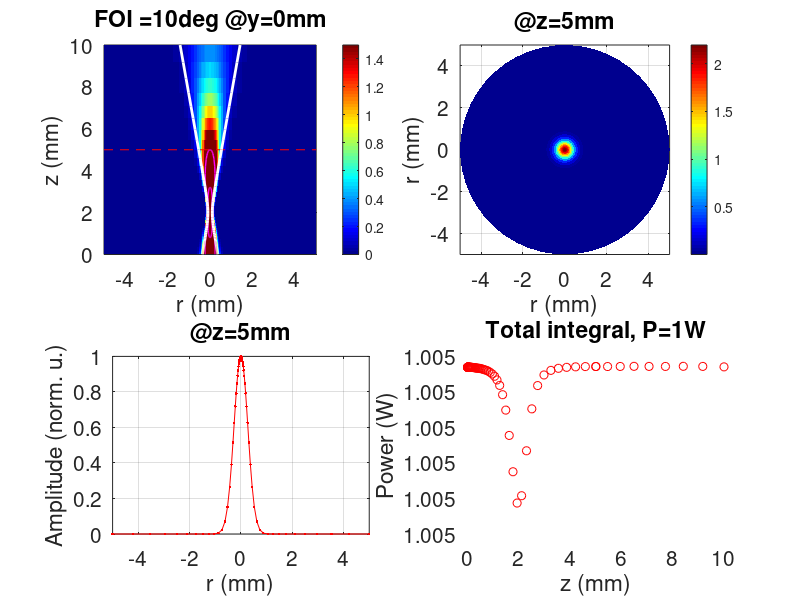

Here is the MATLAB script that generated this plot:
%%%%%%%%%%%%%%%%%%%%%%%%%%%%%%%%%%%%%%%%%%%%%%%%%%%%%%%%%%%%%%%%%%%%%%%%%%%%%%%%
%%%%%%%%%%%%%%%%%%%%% last update 15 March 2021, LNEV %%%%%%%%%%%%%%%%%%%%%%%%%%
%%%%%%%%%%%%%%%%%%%%%%%%%%%%%%%%%%%%%%%%%%%%%%%%%%%%%%%%%%%%%%%%%%%%%%%%%%%%%%%%

clear all
close all
clc

%%%%%%%%%%%%%%%%%%%%%%%%%%%%%%%%%%%%%%%%%%%%%%%%%%%%%%%%%%%%%%%%%%%%%%%%%%%%%%%%
%%%%%%%%%%%%%%%%%%%%%%%%%%%%%%%% Parameters %%%%%%%%%%%%%%%%%%%%%%%%%%%%%%%%%%%%
%%%%%%%%%%%%%%%%%%%%%%%%%%%%%%%%%%%%%%%%%%%%%%%%%%%%%%%%%%%%%%%%%%%%%%%%%%%%%%%%

Power=1;                % light power [Watt]

rmax = 5;      Nr = 50; % rmax is the last point of the r vector and Nr is number of point of this vector [mm]
zmax = 2*rmax; Nz = 81; % same for z [mm]

FOI  = 10;              % angle of the beam FOI
w0=0.1;                 % waist of the Gaussian beam
z0=2;                   % z position of the waist

zcut = 5;               % 2D xy-plot at z=zcut
xscale=[-1 1]*rmax;     % ploting scale

%%%%%%%%%%%%%%%%%%%%%%%%%%%%%%%%%%%%%%%%%%%%%%%%%%%%%%%%%%%%%%%%%%%%%%%%%%%%%%%%
%%%%%%%%%%%%%%%%%%%%%%%%%%%%%%%%%%%%%%%%%%%%%%%%%%%%%%%%%%%%%%%%%%%%%%%%%%%%%%%%
%%%%%%%%%%%%%%%%%%%%%%%%%%%%%%%%%%%%%%%%%%%%%%%%%%%%%%%%%%%%%%%%%%%%%%%%%%%%%%%%

r = logspace(-3,log10(rmax),Nr);
r = sort([0 r]);

z = logspace(-2,log10(zmax),Nz);
if isempty(find(z==zcut))
  z=sort([z zcut ]);
end

[Z,R] = meshgrid(z,r);

%%%%%%%%%%%%%%%%%%%%%%%%%%%%%%%%%%%%%%%%%%%%%%%%%%%%%%%%%%%%%%%%%%%%%%%%%%%%%%%%
%%%%%%%%%%%%%%%%%%%%%%%%%% Gaussian beam calculus %%%%%%%%%%%%%%%%%%%%%%%%%%%%%%
%%%%%%%%%%%%%%%%%%%%%%%%%%%%%%%%%%%%%%%%%%%%%%%%%%%%%%%%%%%%%%%%%%%%%%%%%%%%%%%%

ll=pi*w0*tan(FOI*pi/180);
zr=pi*w0^2./ll;

w=w0*sqrt(1+((Z-z0)/zr).^2);
L = Power*2/pi/w0^2 * (w0./w).^2 .* exp(-2*R.^2./w.^2) ; 

%%%%%%%%%%%%%%%%%%%%%%%%%%%%%%%%%%%%%%%%%%%%%%%%%%%%%%%%%%%%%%%%%%%%%%%%%%%%%%%%
%%%%%%%%%%%%%%%%%%%%%% indexes and values for plotting %%%%%%%%%%%%%%%%%%%%%%%%%
%%%%%%%%%%%%%%%%%%%%%%%%%%%%%%%%%%%%%%%%%%%%%%%%%%%%%%%%%%%%%%%%%%%%%%%%%%%%%%%%

idz=find(z==zcut);

idxL=find(abs(r-xscale(1))==min(abs(r-xscale(1))) ) ;
idxR=find(abs(r-xscale(2))==min(abs(r-xscale(2))) ) ;

M=max(  [ max(L(:,end))  max(L(idxL,:))  max(L(idxR,:)) ] ) ;
m=max(L(:,idz));
%%%%%%%%%%%%%%%%%%%%%%%%%%%%%%%%%%%%%%%%%%%%%%%%%%%%%%%%%%%%%%%%%%%%%%%%%%%%%%%%

figure('position',[50 50 1400 1000],'color','w')
%figure('position',[-3500 300 1400 1000],'color','w')

FS=15;
%%%%%%%%%%%%%%%%%%%%%%%%%%%%%%%%%%%%%%%%%%%%%%%%%%%%%%%%%%%%%%%%%%%%%%%%%%%%%%%%
%%%%%%%%%%%%%%%%%%%%%%%%%%%%%%%%%%%%%%%%%%%%%%%%%%%%%%%%%%%%%%%%%%%%%%%%%%%%%%%%

subplot(2,2,1,'fontsize',FS)
hold on; grid on; box on;

pcolor(+r,z,squeeze(L)' )
pcolor(-r,z,squeeze(L)' )
plot(xscale,[1 1]*z(idz),'r--')

v=sort(logspace(log10(M), log10(m),3));
contour(+r,z,squeeze(L)',v,'showtext','off','linecolor','m','linewidth',1)
contour(-r,z,squeeze(L)',v,'showtext','off','linecolor','m','linewidth',1)
plot(+squeeze(w(1,:))',z,'w','linewidth',2)
plot(-squeeze(w(1,:))',z,'w','linewidth',2)

colormap(jet)
colorbar
shading flat
xlim(xscale)
ylim([0 2*xscale(end)])
m=150*Power/max(z)^2;
caxis([0 m])

xlabel('r (mm)')
ylabel('z (mm)')

title(strcat('FOI = ',num2str(FOI,'%.0f'),'deg @y=0mm' ))

%%%%%%%%%%%%%%%%%%%%%%%%%%%%%%%%%%%%%%%%%%%%%%%%%%%%%%%%%%%%%%%%%%%%%%%%%%%%%%%%
%%%%%%%%%%%%%%%%%%%%%%%%%%%%%%%%%%%%%%%%%%%%%%%%%%%%%%%%%%%%%%%%%%%%%%%%%%%%%%%%

Nphi=50;
phi=linspace(0,2*pi,Nphi);
[PHI,RR] = meshgrid(phi,r);
Lp= repmat(L(:,:,1),[1 1 Nphi]);

X=RR.*cos(PHI);
Y=RR.*sin(PHI);

%%%%%%%%%%%%%%%%%%%%%%%%%%%%%%%%%%%%%%%%%%%%%%%%%%%%%%%%%%%%%%%%%%%%%%%%%%%%%%%%

subplot(2,2,2,'fontsize',FS)
hold on; grid on; box on;

pcolor(X,Y,squeeze(Lp(:,idz,:)  ))

colormap(jet); colorbar; shading flat
xlim(xscale)
ylim(xscale)
axis equal
xlabel('r (mm)')
ylabel('r (mm)')
title(strcat('@z=',num2str(z(idz)),'mm'))

%%%%%%%%%%%%%%%%%%%%%%%%%%%%%%%%%%%%%%%%%%%%%%%%%%%%%%%%%%%%%%%%%%%%%%%%%%%%%%%%

subplot(2,2,3,'fontsize',FS)
hold on; grid on; box on;

plot(+r,L(:,idz)/max(L(:,idz)) , 'r.-' )
plot(-r,L(:,idz)/max(L(:,idz)) , 'r.-' )

xlim(xscale)
xlabel('r (mm)')
ylabel('Amplitude (norm. u.)')
title(strcat('@z=',num2str(z(idz)), 'mm'))

%%%%%%%%%%%%%%%%%%%%%%%%%%%%%%%%%%%%%%%%%%%%%%%%%%%%%%%%%%%%%%%%%%%%%%%%%%%%%%%%
% here, I just check that the integral (the power) is constant over z

s = squeeze( trapz(r,2*pi*R.*squeeze(L),1) ) ;

subplot(2,2,4,'fontsize',FS)
hold on; grid on; box on;

plot(z,s,'ro-')

xlabel('z (mm)')
ylabel('Power (W)')
title(strcat('Total integral, P=', num2str(Power),'W'))
